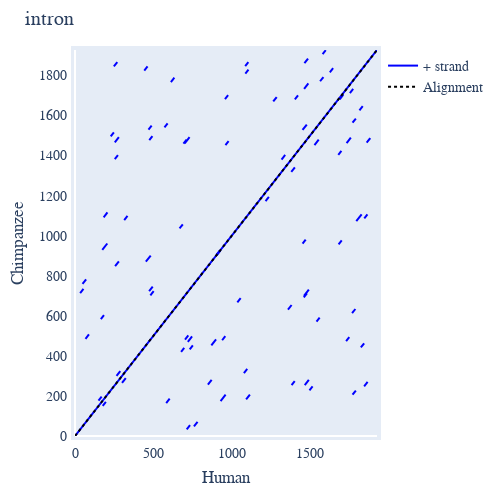
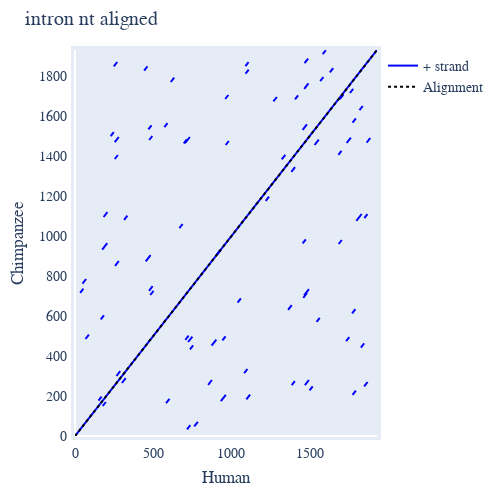

The notebook cell saved with these charts, in order:
### Code cell
dp_allpos = aln2.dotplot(name1="Human", name2="Chimpanzee", title="intron")
dp_allpos.show()
dp_allpos = aln_ntaligned2.dotplot(name1="Human", name2="Chimpanzee", title="intron nt aligned")
dp_allpos.show()

### Figure 1 — Plotly figure (JSON) as saved in the notebook; plotly's stock layout.template omitted (floating-point values rounded to 4 significant figures; data arrays with more than 128 entries replaced by an {"elided": "..."} marker saying what was removed)
{"data": [{"line": {"color": "blue"}, "mode": "lines", "name": "+ strand", "showlegend": true, "type": "scatter", "x": {"elided": "248 int values"}, "xaxis": "x", "y": {"elided": "248 int values"}, "yaxis": "y"}, {"line": {"color": "black", "dash": "dot"}, "mode": "lines", "name": "Alignment", "showlegend": true, "type": "scatter", "x": [0.2, 1926.0], "xaxis": "x", "y": [0, 1926], "yaxis": "y"}], "layout": {"autosize": false, "font": {"family": "Balto", "size": 14}, "height": 500, "hovermode": "closest", "margin": {"b": 50, "l": 50, "pad": 4, "r": 50, "t": 50}, "showlegend": true, "title": {"text": "intron"}, "width": 500, "xaxis": {"mirror": true, "range": [0, 1927], "showgrid": false, "showline": true, "title": {"text": "Human"}, "visible": true}, "yaxis": {"mirror": true, "range": [0, 1927], "showgrid": false, "showline": true, "title": {"text": "Chimpanzee"}, "visible": true}}}

### Figure 2 — Plotly figure (JSON) as saved in the notebook; plotly's stock layout.template omitted (floating-point values rounded to 4 significant figures; data arrays with more than 128 entries replaced by an {"elided": "..."} marker saying what was removed)
{"data": [{"line": {"color": "blue"}, "mode": "lines", "name": "+ strand", "showlegend": true, "type": "scatter", "x": {"elided": "245 int values"}, "xaxis": "x", "y": {"elided": "245 int values"}, "yaxis": "y"}, {"line": {"color": "black", "dash": "dot"}, "mode": "lines", "name": "Alignment", "showlegend": true, "type": "scatter", "x": [0.2, 1929.0], "xaxis": "x", "y": [0, 1929], "yaxis": "y"}], "layout": {"autosize": false, "font": {"family": "Balto", "size": 14}, "height": 500, "hovermode": "closest", "margin": {"b": 50, "l": 50, "pad": 4, "r": 50, "t": 50}, "showlegend": true, "title": {"text": "intron nt aligned"}, "width": 500, "xaxis": {"mirror": true, "range": [0, 1930], "showgrid": false, "showline": true, "title": {"text": "Human"}, "visible": true}, "yaxis": {"mirror": true, "range": [0, 1930], "showgrid": false, "showline": true, "title": {"text": "Chimpanzee"}, "visible": true}}}
